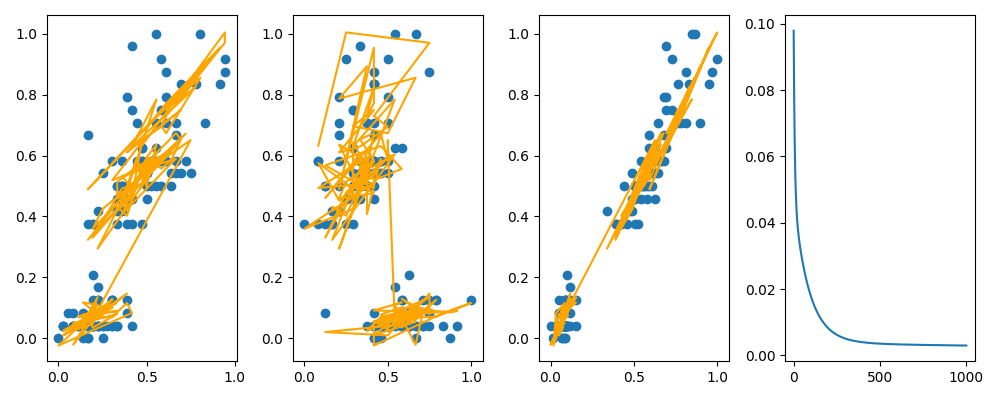

The script that saved this image:
#!/usr/bin/env python
# -*- coding: utf-8 -*- 

import numpy as np
import matplotlib.pyplot as plt

def preprocess():
    # import the data and normalize it
    dataset = np.genfromtxt("data/iris.csv", delimiter=",")
    low, high = np.amin(dataset, axis=0), np.amax(dataset, axis=0)
    for j in range(4):
        minimum, maximum = low[j], high[j]
        for i in range(150):
            dataset[i][j] = (dataset[i][j] - minimum)/(maximum - minimum)

    # using first 3 columns as X regression variables and 4th column as Y variable
    data = dataset[:, [0, 1, 2, 3]]
    return data


def test_train_split(data):
    training_data = data[0:120, :]
    X_train, y_train = training_data[:, [0, 1, 2]], training_data[:, 3]
    X_train = X_train.reshape((120, 3))
    y_train = y_train.reshape((120, 1))
    return X_train, y_train


def initialize(X_train, y_train):
    # x.shape = (120,4) -> contains all 3 columns of X_train and a column of 1's corresponding to bias
    x = np.c_[np.ones((X_train.shape[0], 1)), X_train]
    y = y_train

    # initialize the model parameters
    lr = 0.05
    epochs = 1000
    w = np.random.rand(x.shape[1], 1)
    all_losses = []
    m = x.shape[0]

    return x, y, w, lr, m, epochs, all_losses


def train(x, y, w, lr, m, epochs, all_losses):

    # training loop
    for _ in range(epochs):
        # y_pred corresponds to h(x) = β0 + β1 * X1 + β2 * X2 + β3 * X3
        y_pred = np.dot(x, w)
        residuals = y_pred - y
        gradient_vector = np.dot(x.T, residuals)
        w -= (lr / m) * gradient_vector
        epoch_loss = np.sum((residuals ** 2)) / (2 * m)
        all_losses.append(epoch_loss)

    return w, all_losses


def write_summary(x, y, w):

    # output summary
    predicted_values = np.dot(x, w)
    beta_0, beta_1, beta_2, beta_3 = w[0], w[1], w[2], w[3]
    rmse = np.sqrt(np.sum((y - predicted_values) ** 2))

    print('The value of β0 is {}'.format(beta_0))
    print('The value of β1 is {}'.format(beta_1))
    print('The value of β2 is {}'.format(beta_2))
    print('The value of β3 is {}'.format(beta_3))
    print('Root mean squared error of the model is {}.'.format(rmse))

    return predicted_values


def plot(x, y, X_train, predicted_values, all_losses):
    fig, axs = plt.subplots(1, 4, figsize=(10, 4), sharey=False)
    
    axs[0].scatter(X_train[:, 0], y)
    axs[0].plot(X_train[:, 0], predicted_values,
            color='orange', label='Regression Line')

    axs[1].scatter(X_train[:, 1], y)
    axs[1].plot(X_train[:, 1], predicted_values,
            color='orange', label='Regression Line')

    axs[2].scatter(X_train[:, 2], y)
    axs[2].plot(X_train[:, 2], predicted_values,
            color='orange', label='Regression Line')

    axs[3].plot(all_losses, label='Losses')
    if plt.get_backend().lower() in ['agg', 'macosx']:
        fig.set_tight_layout(True)
    else:
        fig.tight_layout()
    fig.savefig('multiplelinreg.jpg')
    plt.show()


if __name__ == "__main__":
    data = preprocess()
    X_train, y_train = test_train_split(data)
    x, y, w, lr, m, epochs, all_losses = initialize(X_train, y_train)
    w, all_losses = train(x, y, w, lr, m, epochs, all_losses)
    predicted_values = write_summary(x, y, w)
    plot(x, y, X_train, predicted_values, all_losses)
    exit()